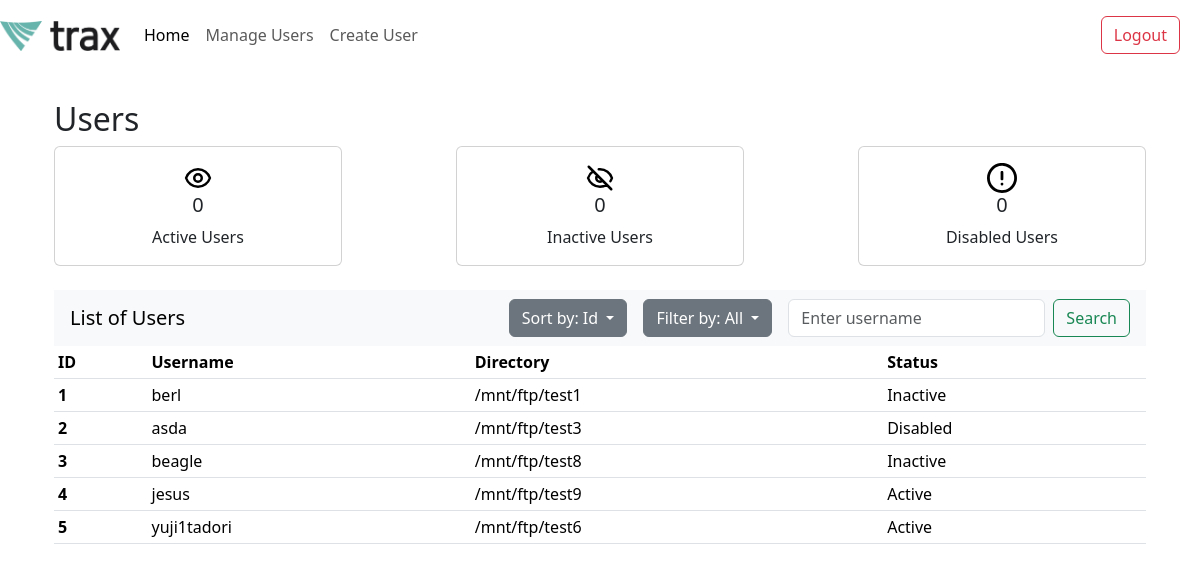
The page /home (signed in) on the database as committed earlier.
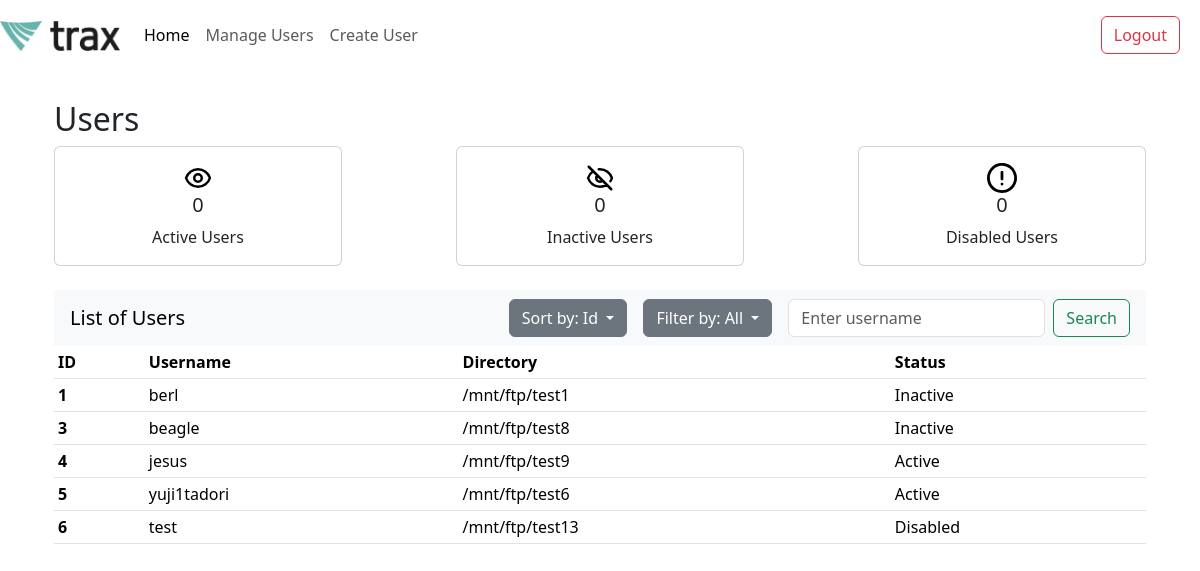
The same page on the database as committed later.
### app.py (models this page shows, shortened)
class User(db.Model):
    id = db.Column(db.Integer, primary_key=True)
    username = db.Column(db.String(80), nullable=False, unique=True)
    password = db.Column(db.String(120), nullable=False)
    directory = db.Column(db.String(120), nullable=False)
    status = db.Column(db.String(10), nullable=False)
    login_count = db.Column(db.Integer, default=0)
    last_login = db.Column(db.DateTime, nullable=True)
    last_modified = db.Column(db.DateTime, default=datetime.utcnow, onupdate=datetime.utcnow)
    bytes_uploaded = db.Column(db.BigInteger, default=0)
    bytes_downloaded = db.Column(db.BigInteger, default=0)
    files_uploaded = db.Column(db.Integer, default=0)
    files_downloaded = db.Column(db.Integer, default=0)

### app.py (the view)
@app.route('/home', methods=['GET'])
def home():
    if not session.get("username"):
        return redirect("/login")
    sort_by = request.args.get('sort_by', 'id')
    filter_status = request.args.get('filter_by', 'all')
    search_query = request.args.get('search', '')
    users = get_filtered_sorted_users(sort_by, filter_status, search_query)
    return render_template('home.html', users=users)

### app.py (called while the page is built)
def get_filtered_sorted_users(sort_by='id', filter_status='all', search_query=''):
    query = User.query
    if filter_status == 'active':
        query = query.filter_by(status='Active')
    elif filter_status == 'inactive':
        query = query.filter(User.status.in_(['Inactive', 'Disabled']))
    elif filter_status == 'all':
        query = query.filter(User.status.in_(['Active', 'Inactive', 'Disabled']))
    if sort_by == 'username':
        query = query.order_by(User.username)
    elif sort_by == 'id':
        query = query.order_by(User.id)
    elif sort_by == 'directory':
        query = query.order_by(User.directory)
    if search_query:
        query = query.filter(User.username.like(f'%{search_query}%'))  # case insensitive search
    return query.all()

### templates/home.html (shortened to what this page needs)
<!DOCTYPE html>
<html lang="en">
<head>
</head>
<body>
    {% extends "index.html" %}
    {% block content %}
    <div class="container">
        <h2>Users</h2>
        {% include 'card_component.html' %}
        <div class="table-responsive">
            {% include 'user_table.html' %}
        </div>
    </div>
    {% endblock %}

### templates/index.html (shortened to what this page needs)
<!DOCTYPE html>
<html lang="en">
<head>
    <link href="https://cdn.jsdelivr.net/npm/bootstrap@5.3.3/dist/css/bootstrap.min.css" rel="stylesheet">
    <link rel="stylesheet" href="{{ url_for('static', filename='home.css') }}">
    <link rel="stylesheet" href="{{ url_for('static', filename='manage-user.css') }}">
    <link rel="stylesheet" href="{{ url_for('static', filename='create-user.css') }}">
  </head>
<body>
    <nav class="navbar navbar-expand-lg navbar-light" style="background-color: white;" aria-label="Main navigation">
      <a href="{{ url_for('home') }}" class="navbar-brand">
        <img src="{{ url_for('static', filename='img/trax logo.jpg') }}" width="120" height="30" alt="Trax Tech Logo">
      </a>
      <div id="navbarNavAltMarkup" class="collapse navbar-collapse">
        <div class="navbar-nav">
            <a href="{{ url_for('home') }}" class="nav-item nav-link {% if request.endpoint == 'home' %}active{% endif %}">Home</a>
            <a class="nav-item nav-link {% if request.endpoint == 'manage_user' %}active{% endif %}">Manage Users</a>
            <a href="{{ url_for('create_user') }}" class="nav-item nav-link {% if request.endpoint == 'create_user' %}active{% endif %}">Create User</a>
        </div>
      </div>
      <nav class="navbar navbar-light" style="background-color: white;" aria-label="Secondary navigation">
        <form class="form-inline">
          <button class="btn btn-outline-danger" type="button" style="margin-right: 20px" onclick="logout()">Logout</button>
        </form>
      </nav>
    </nav>
    <section id="content" class="content-section">
      <div class="container">
        {% block content %}
        {% endblock %}
      </div>
    </section>
</body>
</html>

### templates/card_component.html (shortened to what this page needs)
<!DOCTYPE html>
<html lang="en">
<head>
</head>
<body>
    <div class="card-container d-flex justify-content-between">
        <div class="card text-center" style="width: 18rem;">
            <div class="card-body">
                <img src="static/img/eye-svgrepo-com.svg" alt="Active Card Icon" style="width: 30px; height: 30px;">
                <h5 id="active-users" class="card-title">0</h5>
                <p class="card-text">Active Users</p>
            </div>
        </div>
        <div class="card text-center" style="width: 18rem;">
            <div class="card-body">
                <img src="static/img/eye-slash-svgrepo-com.svg" alt="Inactive Card Icon" style="width: 30px; height: 30px;">
                <h5 id="inactive-users" class="card-title">0</h5>
                <p class="card-text">Inactive Users</p>
            </div>
        </div>
        <div class="card text-center" style="width: 18rem;">
            <div class="card-body">
                <img src="static/img/error-16-svgrepo-com.svg" alt="Disabled Card Icon" style="width: 30px; height: 30px;">
                <h5 id="disabled-users" class="card-title">0</h5>
                <p class="card-text">Disabled Users</p>
            </div>
        </div>
    </div>
</body>
</html>

### templates/user_table.html (shortened to what this page needs)
<!DOCTYPE html>
<html lang="en">
<head>
</head>
<body>
    <nav class="navbar navbar-light bg-light justify-content-between mt-4">
        <a class="navbar-brand ms-3">List of Users</a>
        <form class="form-inline d-flex align-items-center" method="GET">
            <div class="dropdown me-3">
                <button class="btn btn-secondary dropdown-toggle" type="button" id="sortDropdown" data-bs-toggle="dropdown" aria-expanded="false">
                    Sort by: {{ request.args.get('sort_by', 'ID') | title }}
                </button>
            </div>
            <div class="dropdown me-3">
                <button class="btn btn-secondary dropdown-toggle" type="button" id="filterDropdown" data-bs-toggle="dropdown" aria-expanded="false">
                    Filter by: {{ request.args.get('filter_by', 'All') | title }}
                </button>
            </div>
            <input class="form-control mr-sm-5" type="search" placeholder="Enter username" aria-label="Search" name="search" value="{{ request.args.get('search', '') }}">
            <button class="btn btn-outline-success ms-2 me-3 my-2 my-sm-0" type="submit">Search</button>
        </form>
    </nav>
    <table class="table table-hover table-sm">
        <thead>
          <tr>
            <th scope="col">ID</th>
            <th scope="col">Username</th>
            <th scope="col">Directory</th>
            <th scope="col">Status</th>
          </tr>
        </thead>
        <tbody>
            {% if users %}
                {% for user in users %}
                <tr onclick=window.location.href="{{ url_for('manage_user', user_id=user.id) }}" style="cursor: pointer;">
                    <th scope="row">{{ user.id }}</th>
                    <td>{{ user.username }}</td>
                    <td>{{ user.directory }}</td>
                    <td>{{ user.status }}</td>
                </tr>
                {% endfor %}
            {% else %}
                <tr>
                    <td colspan="4" class="text-center">No users found</td>
                </tr>
            {% endif %}
        </tbody>
    </table>
</body>
</html>

### static/home.css (style rules this page uses)
.content-section { margin: 30px; }

### static/manage-user.css (style rules this page uses)
.content-section { margin: 30px; }

Rows that differ between the two databases and show on the page:
removed User: id "2", username "asda", directory "/mnt/ftp/test3", status "Disabled"
added User: id "6", username "test", directory "/mnt/ftp/test13", status "Disabled"
